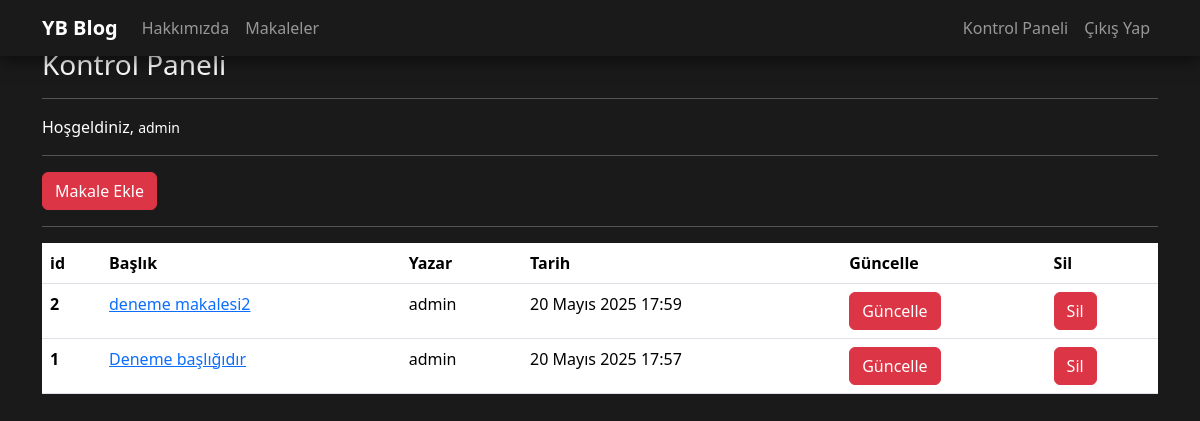
Screenshot of /articles/dashboard/ (signed in) with the database file from the repository.
### article/models.py (models this page shows, shortened)
class Article(models.Model):
    author = models.ForeignKey("auth.User",on_delete = models.CASCADE,verbose_name = "Yazar ")
    title = models.CharField(max_length = 50,verbose_name = "Başlık")
    content = RichTextField()
    created_date = models.DateTimeField(auto_now_add=True,verbose_name="Oluşturulma Tarihi")
    article_image = models.FileField(blank = True,null = True,verbose_name="Makaleye Fotoğraf Ekleyin")
    slug = models.SlugField(unique=True, max_length=100)
    class Meta:
        ordering = ['-created_date']

### article/views.py (the view)
# urls.py: path('dashboard/',views.dashboard,name = "dashboard"),
@login_required(login_url = "user:login")
def dashboard(request):
    articles = Article.objects.filter(author = request.user)
    context = {
        "articles":articles
    }
    return render(request,"dashboard.html",context)

### templates/dashboard.html
{% extends "layout.html" %}
{% block body %}
<h3>Kontrol Paneli</h3>
<hr>
<p>
    Hoşgeldiniz, <small>{{request.user.username}}</small>
</p>
<hr>
<a class = "btn btn-danger" href = "{% url 'article:addarticle' %}">Makale Ekle </a>
<hr>
{% if articles %}
<table class="table">
        <thead>
          <tr>
            <th scope="col">id</th>
            <th scope="col">Başlık</th>
            <th scope="col">Yazar</th>
            <th scope="col">Tarih</th>
            <th scope="col">Güncelle</th>
            <th scope="col">Sil</th>
          </tr>
        </thead>
        <tbody>
          {% for article in articles %}
          <tr>
            <th scope="row">{{article.id}}</th>
            <td><a href="{% url 'article:detail' article.slug %}">{{article.title}}</a></td>
            <td>{{article.author.username}}</td>
            <td>{{article.created_date}}</td>
            <td><a href="{% url 'article:update' article.slug %}" class = "btn btn-danger">Güncelle</a></td>
            <td><a href="{% url 'article:delete' article.slug %}" class = "btn btn-danger">Sil</a> </td>
          </tr>
          {% endfor %}
        </tbody>
      </table>
{% else %}
<div class = "alert alert-danger">
    Henüz bir makaleniz bulunmuyor...
</div>
{% endif %}
{% endblock body %}

### static/css/style.css (style rules this page uses)
body { font-family: 'Segoe UI', Tahoma, Geneva, Verdana, sans-serif; background-color: #1A1A1A; color: #FFFFFF; padding-top: 0 !important; }

### rows the page displays
Article: id "2", title "deneme makalesi2", author.username "admin", created_date "20 Mayıs 2025 17:59"
Article: id "1", title "Deneme başlığıdır", author.username "admin", created_date "20 Mayıs 2025 17:57"

### other values shown
{{ request.user.username }} "admin"
